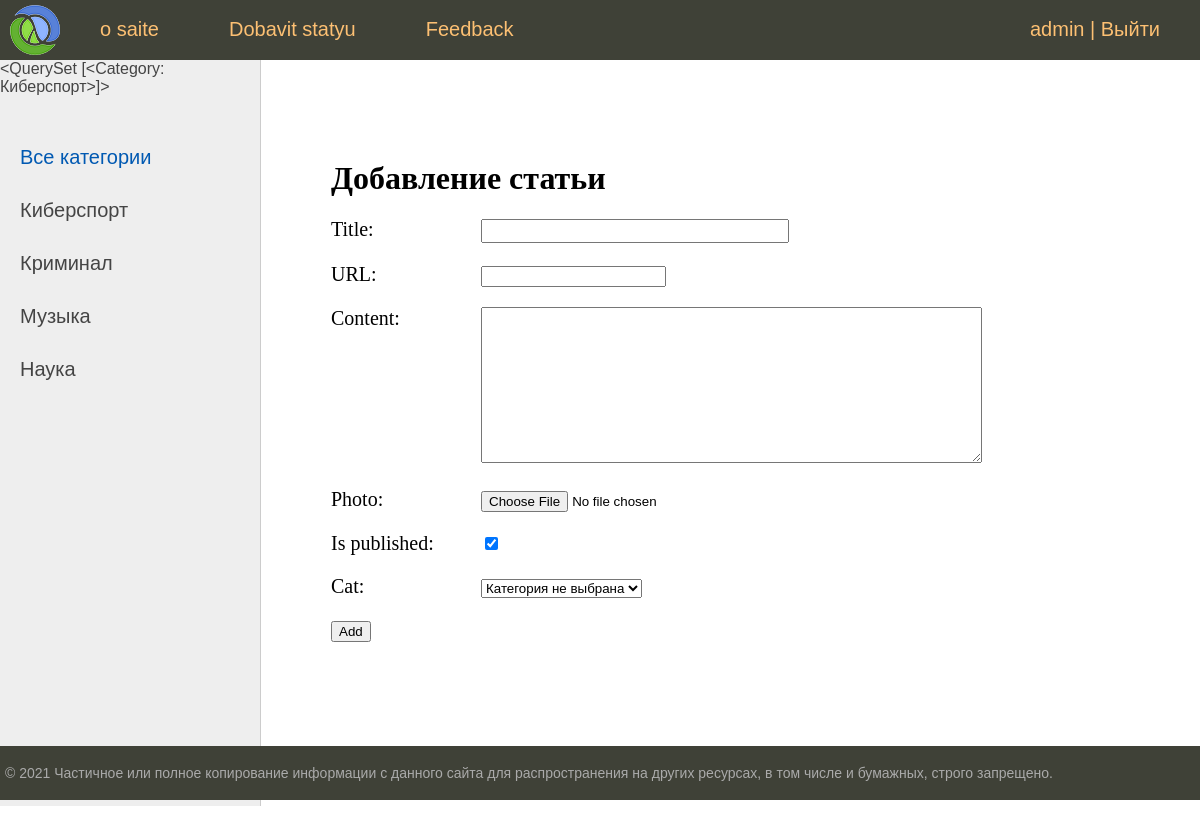
Screenshot of /addpage/ (signed in) with the database file from the repository.
### news/models.py (models this page shows)
class Category(models.Model):
    name = models.CharField(max_length=100, db_index=True, verbose_name='категорияe')
    slug = models.SlugField(max_length=100, unique=True, db_index=True, verbose_name='URL')
    def __str__(self):
        return self.name
    def get_absolute_url(self):
        return reverse('category', kwargs={'cat_slug': self.slug})
    class Meta:
        verbose_name = 'категория'
        verbose_name_plural = 'категории'
        ordering = ['id']

### news/views.py (the view)
# urls.py: path('addpage/', AddPage.as_view(), name='add_page'),
class AddPage(LoginRequiredMixin, DataMixin, CreateView):
    form_class = AddPostForm
    template_name = 'news/addpage.html'
    login_url = reverse_lazy('home')
    def get_context_data(self, *, object_list=None, **kwargs):
        context = super().get_context_data(**kwargs)
        c_def = self.get_user_context(title='Добавление статьи')
        return dict(list(context.items()) + list(c_def.items()))

### news/forms.py (shortened to what this page needs)
class AddPostForm(forms.ModelForm):
    def __init__(self, *args, **kwargs):
        super().__init__(*args, **kwargs)
        self.fields['cat'].empty_label = "Категория не выбрана"
    class Meta:
        model = News
        fields = ['title', 'slug', 'content', 'photo', 'is_published', 'cat']
        widgets = {
            'title': forms.TextInput(attrs={'class': 'form-input'}),
            'content': forms.Textarea(attrs={'cols': 60, 'rows': 10}),
        }

### news/templatetags/news_tag.py (called while the page is built)
@register.simple_tag()
def get_categories(filter=None):
    if not filter:
        return Category.objects.all()
    else:
        return Category.objects.filter(pk=filter)

### news/utils.py (called while the page is built)
    def get_user_context(self, **kwargs):
        context = kwargs
        cats = cache.get('cats')
        if cats == None:
            cats = Category.objects.annotate(Count('news'))
            cache.set('cats', cats, 60)
        user_menu = menu.copy()
        if not self.request.user.is_authenticated:
            user_menu.pop(1)
        context['menu'] = user_menu
        context['cats'] = cats
        if 'cat_selected' not in context:
            context['cat_selected'] = 0
        return context

### news/templates/news/addpage.html (shortened to what this page needs)
{% extends 'news/base.html' %}
{% block content %}
<h1>{{title}}</h1>
<form action="{% url 'add_page' %}" method="post" enctype="multipart/form-data">
    {% for f in form %}
<p><label class="form-label" for="{{ f.id_for_label }}">{{f.label}}: </label>{{ f }}</p>
    {% endfor %}
    <button type="submit">Add</button>
</form>
{% endblock %}

### news/templates/news/base.html (shortened to what this page needs)
{% load static %}
{% load news_tag %}
<!DOCTYPE html>
<html>
<head>
	<link type="text/css" href="{% static 'news/css/styles.css' %}" rel="stylesheet" />
</head>
<body>
<table class="table-page" border=0 cellpadding="0" cellspacing="0">
    <tr>
        <td valign=top>
            {% block mainmenu %}
            <div class="header">
                <ul id="mainmenu" class="mainmenu">
                    <li class="logo"><a href="{% url 'home' %}">
                        <div class="logo"></div>
                    </a></li>
                    {% for m in menu %}
                    <li><a href="{% url m.url_name %}">{{ m.title }}</a></li>
                    {% endfor %}
                    {% if request.user.is_authenticated %}
                    <li class="last">{{user.username}} | <a href="{% url 'logout' %}">Выйти</a></li>
                    {% else %}
                    <li class="last"><a href="{% url 'register' %}">Регистрация</a>|<a href="{% url 'login' %}">Войти</a></li>
                    {% endif %}
                </ul>
            </div>
            {% endblock mainmenu %}
            <table class="table-content" border=0 cellpadding="0" cellspacing="0">
                <tr>
                    <td valign="top" class="left-chapters">
                        {% get_categories filter=2 %}
                        <ul id="leftchapters">
                            {% if cat_selected == 0 %}
                            <li class="selected">Все категории</li>
                            {% else %}
                            <li><a href="{% url 'home' %}">Все категории</a></li>
                            {% endif %}
                            {% for c in cats %}
                            {% if c.news__count > 0%}
                            {% if c.pk == cat_selected %}
                            <li class="selected">{{c.name}}</li>
                            {% else %}
                            <li><a href="{{ c.get_absolute_url }}">{{ c.name }}</a></li>
                            {% endif %}
                            {% endif %}
                            {% endfor %}
                        </ul>
                    </td>
                    <td valign="top" class="content">
                        <div class="content-text">
                            {% block content %}
                            {% endblock %}
                        </div>
                    </td>
                </tr>
            </table>
        </td>
    </tr>
    <tr>
        <td valign=top>
            <div id="footer">
                <p>&copy; 2021 Частичное или полное копирование информации с данного сайта для распространения на других
                    ресурсах, в том числе и бумажных, строго запрещено.</p>
            </div>
        </td>
    </tr>
</table>
</body>
</html>

### news/static/news/css/styles.css (style rules this page uses)
html, body { font-family: 'Arial'; margin: 0; padding: 0; height: 100%; width: 100%; color: #444; }
a { color: #0059b2; text-decoration: none; }
.table-page { width: 100%; height: 100%; vertical-align: top; }
.table-page tr { height: 100%; }
.header { background: #3F4137; height: 60px; }
.logo { background: url('../images/logo.png') no-repeat 10px 5px; width: 70px; height: 60px; }
ul.mainmenu { list-style: none; margin: 0; padding: 0; height: 60px; color: #fdc073; font-size: 20px; overflow: hidden; }
ul.mainmenu li { float: left; margin: 18px 40px 0 30px; }
ul.mainmenu li.logo { margin: 0; }
ul.mainmenu li.last { float: right; }
ul.mainmenu li a { color: #fdc073; text-decoration: none; }
.table-content { width: 100%; min-height: 100%; height: 100%; }
.left-chapters { margin: 0; background: #eee; border-right: 1px solid #ccc; min-height: 100%; }
.left-chapters ul { width: 230px; min-height: 100%; margin: 0; padding: 20px 10px 10px 20px; list-style: none; font-size: 20px; }
.left-chapters ul li { margin: 30px 0 0 0; color: #999; }
.left-chapters ul li.selected { color: #0059b2; }
.left-chapters ul li a { color: #444; text-decoration: none; }
.content { padding: 40px 20px 20px 40px; width: 100%; box-sizing: border-box; }
.content-text { margin: 60px 0 0 30px; color: #000; font-size: 20px; font-family: Yandex Sans Display Light; }
.content-text h1 { font-size: 32px; }
#footer { box-sizing: border-box; background: #3F4137; padding: 5px; color: #aaa; font-size: 14px; font-family: Verdana, Geneva, Arial, Helvetica; text-align: left; overflow: hidden; }
.form-input { width: 300px; font-size: 16px; }
.form-label { display: inline-block; min-width: 150px; vertical-align: top; }

### rows the page displays
Category: name "<QuerySet [<Category: Киберспорт>]>", name "Киберспорт"
Category: name "Криминал"
Category: name "Музыка"
Category: name "Наука"

### other values shown
{{ m.title }} "o saite" "Dobavit statyu" "Feedback"
{{ user.username }} "admin"
{{ title }} "Добавление статьи"
{{ f.label }} "Title" "URL" "Content" "Photo" "Is published" "Cat"
